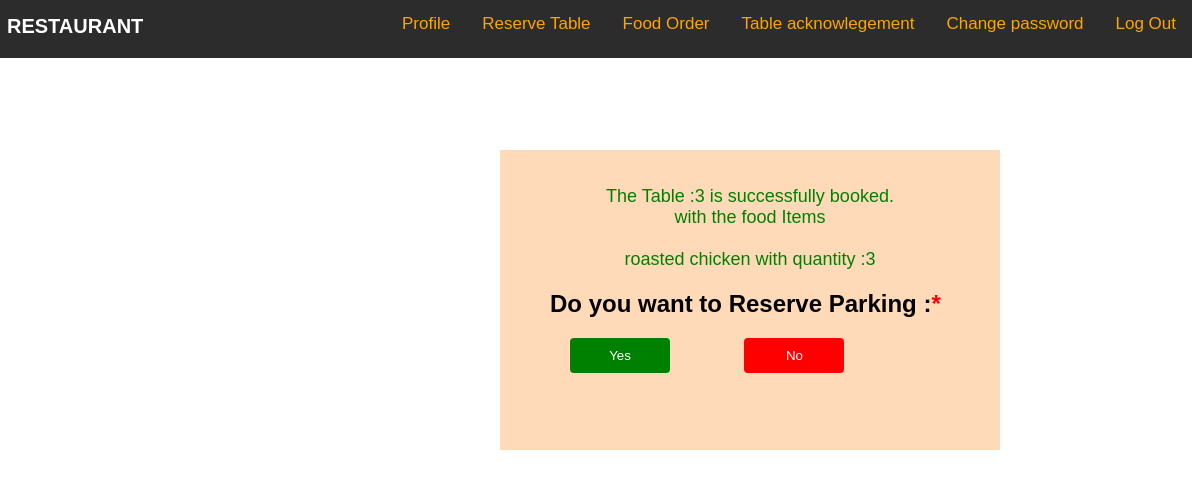
Before: /customer/parkingyesorno/ (signed in) with the older database file.
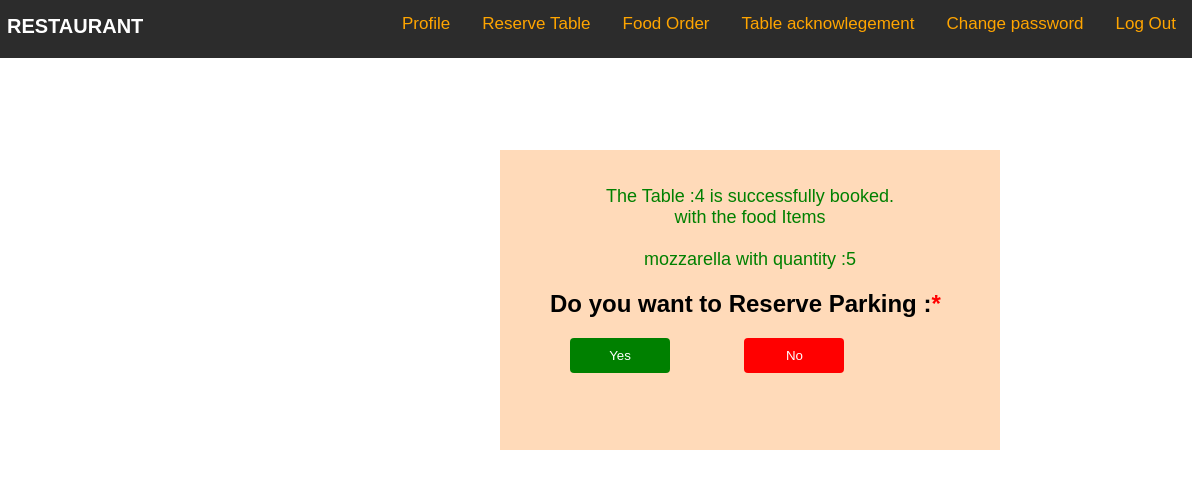
After: the same page with the newer database file.
### customer/models.py (models this page shows)
class TableOrder(models.Model):
    table=models.ForeignKey(ReserveTable,on_delete=models.CASCADE,null=True)
    customer=models.ForeignKey(Customer,on_delete=models.CASCADE,null=True)
    seater=models.IntegerField(choices=seater_choices,null=True)
    date=models.DateField(null=True)
    pre_time=models.TimeField(null=True)
    time=models.TimeField(null=True)
    out_time=models.TimeField(null=True)

class FoodOrder(models.Model):
    customer=models.ForeignKey(Customer,on_delete=models.CASCADE,null=True)
    food=models.ForeignKey(ReserveFood,on_delete=models.CASCADE,null=True)
    table=models.ForeignKey(TableOrder,on_delete=models.CASCADE,null=True,blank=True)
    checked=models.BooleanField(blank=True,null=True)
    food_quantity=models.IntegerField(choices=quantity,null=True,blank=True)
    total_price=models.IntegerField(null=True,blank=True)
    parking=models.ForeignKey(Parking,on_delete=models.CASCADE,null=True,blank=True)
    address1=models.CharField(max_length=400,blank=True)
    address2=models.CharField(max_length=400,blank=True)
    city=models.CharField(max_length=400,blank=True)
    state=models.CharField(max_length=200,blank=True)
    pincode=models.PositiveIntegerField(null=True,blank=True)
    def __str__(self):
        return self.food.name

### core/models.py (models this page shows, shortened)
class ReserveTable(models.Model):
    seater=models.IntegerField(choices=seater_choices)
    table_pic=models.ImageField(upload_to='table_pic/',null=True,blank=True)

class ReserveFood(models.Model):
    name=models.CharField(max_length=40)
    price=models.IntegerField()
    food_type=models.CharField(max_length=40,choices=type,null=True)
    food_pic=models.ImageField(upload_to='food_pic/',null=True,blank=True)

### customer/views.py (the view)
# urls.py: path('parkingyesorno/',views.customer_parking_yes_or_no,name='customer-parking-or-no'),
@login_required(login_url='customer-sign-in')
def customer_parking_yes_or_no(request):
    customer=Customer.objects.get(user=request.user)
    table=TableOrder.objects.filter(customer=customer).last()
    food_order=FoodOrder.objects.filter(customer=customer).filter(table=table)
    food_list=[food.food.name for food in food_order]
    food_quantity=[food.food_quantity for food in food_order]
    return render(request,'customer/parkingyesorno.html',{'table':table,'foodorder':food_order})

### templates/customer/parkingyesorno.html (shortened to what this page needs)
<!DOCTYPE html>
<html lang="en">
<head>
</head>
<body>
    {% include 'customer/base.html' %}
    <div class="container"><br><br>
        <center><font size="4" color="green">
        The Table :{{table.table.id}} is successfully booked.<br>
        with the food Items<br><br>
        {% for food in foodorder %}
            {{food}} with quantity :{{food.food_quantity}}<br>
        {% endfor %}
        </font>
        </center>
        <h2> Do you want to Reserve Parking :<span class="requried">*</span></h2>
        <a href="{% url 'customer-parking' %}"><button type="submit" class="yes">Yes</button></a>    <a href="{% url 'customer-table-food-booked-mail' %}"><button type="submit"  class="no" >No</button></a>
    </div>
</body>
</html>

Changed rows visible on the page:
removed TableOrder: table.id "3"
removed FoodOrder: food.name "roasted chicken", food_quantity "3"
added TableOrder: table.id "4"
added FoodOrder: food.name "mozzarella", food_quantity "5"
